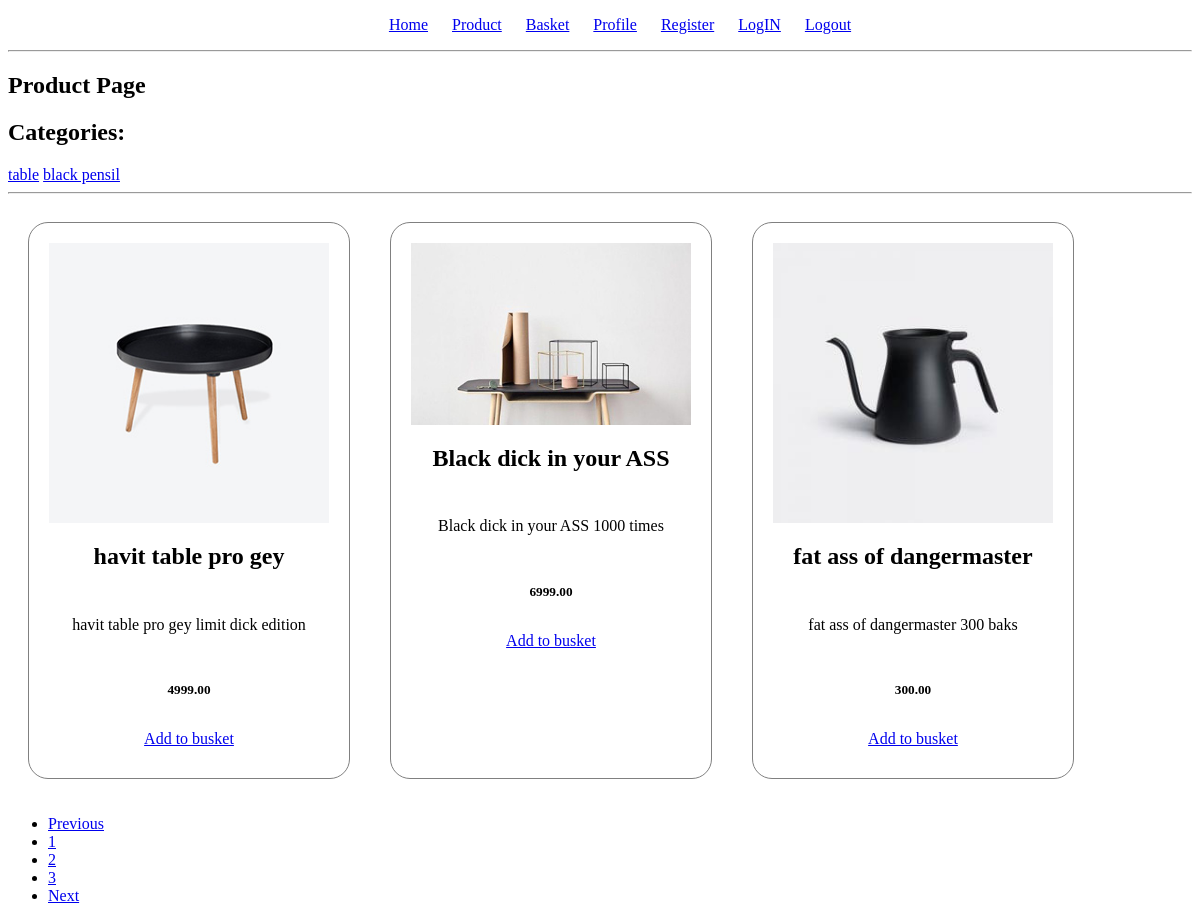
Screenshot of /products/ with the database file from the repository.
### products/models.py (models this page shows, shortened)
class ProductCategory(models.Model):
    name = models.CharField(max_length=128, unique=True)
    description = models.TextField(null=True, blank=True)

class Product(models.Model):
    name = models.CharField(max_length=256)
    description = models.TextField()
    price = models.DecimalField(max_digits=6, decimal_places=2)
    quantity = models.PositiveIntegerField(default=0)
    image = models.ImageField(upload_to='products_images')
    category = models.ForeignKey(ProductCategory, on_delete=models.CASCADE)

### products/views.py (the view)
# urls.py: path('products/', ProductsListView.as_view(), name='products'),
class ProductsListView(ListView):
    model = Product
    template_name = 'products/product.html'
    paginate_by = 3
    def get_queryset(self):
        queryset = super(ProductsListView, self ).get_queryset()
        category_id = self.kwargs.get('category_id')
        return queryset.filter(category_id=category_id) if category_id else queryset
    def get_context_data(self, *, object_list=None, **kwargs):
        context = super(ProductsListView, self).get_context_data()
        context['title'] = 'Store - catalog'
        context['categories'] = ProductCategory.objects.all()
        return context

### products/templates/products/product.html (shortened to what this page needs)
{% extends 'base.html' %}
{% load static %}
{% block style %}
            <link rel="stylesheet" type="text/css" href="{% static 'css/base_css/base.css' %}">
        <link rel="stylesheet" type="text/css" href="{% static 'css/products_css/products.css' %}">
    {% endblock %}
{% block content %}
<body>
<h2>Product Page</h2>
<div class="list-group">
    <h2>Categories: </h2>
{% for category in categories %}
    <a href="{% url 'products:category' category.id %}">{{ category.name }}</a>
    {% endfor  %}
</div>
<hr>
<div class="product-row">
    {% for product in object_list %}
    <div class="col-md-3">
        <div class="product-page-card">
            <div class="product-card-body">
                <img class="card-image" src="{{ product.image.url }}">
                <h2 class="product-card-title text-center">{{ product.name }}</h2>
                <p class="product-card-text text-center">{{ product.description  }}</p>
                <h5 class="text-center">{{ product.price }}</h5>
                <div class="product-btn">
                    <a href="{% url 'products:basket_add' product.id %}">Add to busket</a>
                </div>
            </div>
        </div>
    </div>
    {% endfor %}
</div>
{% if  is_paginated %}
<nav class="page-btn">
    <ul>
        <li class="page-item {% if not page_object.has_previous %} disabled {% endif %}">
            <a  class="page-link"
                href="{% if page_object.has_previous %} {% url 'products:paginator' page_object.previous_page_number %} {% else %} # {% endif %}"
                tabindex="-1" aria-disabled="true">Previous</a>
        </li>
{% for page in paginator.page_range %}
    <li>
        <a href="{% url 'products:paginator' page %}">
            {{  page }}
        </a>
    </li>
{% endfor  %}
        <li class="page-item {% if not page_object.has_next %} disabled {% endif %}">
            <a class="page-link"
               href="{% if page_object.has_next %} {% url 'products:paginator' page_object.next_page_number %}  {% else %} # {% endif %}">Next</a>
        </li>
    </ul>
</nav>
{% endif %}
</body>
{% endblock %}

### users/templates/base.html (shortened to what this page needs)
<!DOCTYPE html>
<html lang="en">
<head>
    {% block style%}    {% endblock %}
</head>
<body>
<nav class="main-nav">
              <div class="container">
                  <ul class="navbar-nav1">
                      <li class="nav-item"><a href="{% url 'users:home' %}">Home</a></li>
                      <li class="nav-item"><a href="{% url 'products:products' %}">Product</a></li>
                      <li class="nav-item"><a href="{% url 'products:basket' %}">Basket</a></li>
                      <li class="nav-item"><a href="{% url 'users:profile' %}">Profile</a></li>
                      <li class="nav-item"><a href="{% url 'users:register' %}">Register</a></li>
                      <li class="nav-item"><a href="{% url 'users:login' %}">LogIN</a></li>
                      <li class="nav-item"><a href="{% url 'users:logout' %}" >Logout</a></li>
                  </ul>
            </div>
          </nav>
<hr>
{% block content %}
{% endblock %}
</body>
</html>

### static/css/base_css/base.css (style rules this page uses)
.main-nav { text-align: center; margin: 0 auto; padding: 0; list-style: none; }
.navbar-nav1 li { display: inline; margin: 0 10px; }

### static/css/products_css/products.css (style rules this page uses)
.product-row { display: flex; flex-wrap: wrap; }
.col-md-3 { background-color: white; margin: 20px; width: 320px; height: auto; border-radius: 20px; border: solid grey; border-width: 1px; }
.product-card-body { margin: 20px; display: flex; flex-direction: column; justify-content: space-between; align-items: center; height: 100%; text-align: center; }
.card-image { max-width: 100%; max-height: 100%; margin: 0 auto; }
.product-card-text { padding: 10px; }
.product-btn { padding: 10px; }

### rows the page displays
ProductCategory: name "table"
ProductCategory: name "black pensil"
Product: image (picture), name "havit table pro gey", description "havit table pro gey limit dick edition", price "4999.00"
Product: image (picture), name "Black dick in your ASS", description "Black dick in your ASS 1000 times", price "6999.00"
Product: image (picture), name "fat ass of dangermaster", description "fat ass of dangermaster 300 baks", price "300.00"

### other values shown
{{ page }} "1" "2" "3"
